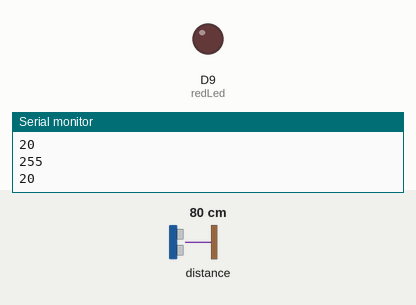
Simulated run of this sketch. Board: Arduino Nano 33 BLE. On the bench: output pins drawn as LEDs (lit = HIGH), the last lines printed to the serial monitor. The test bench sets the inputs (shaded band); at power-on: distance to the obstacle 80 cm.

Above: at 1.2 s.
1.3 s: distance to the obstacle set to 2 cm
At 2.4 s:
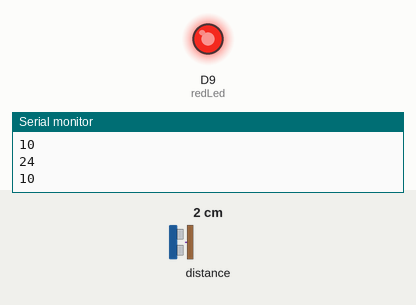
2.8 s: distance to the obstacle set to 9 cm
At 4.0 s:
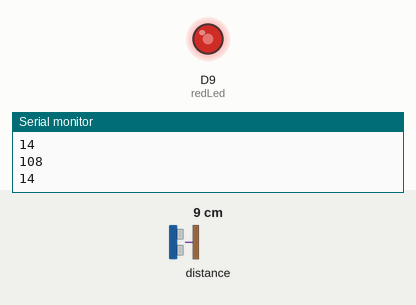
4.3 s: distance to the obstacle set to 18 cm
At 4.6 s:
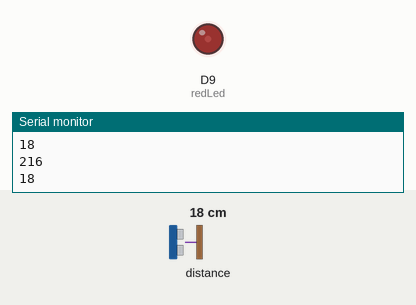
Timing chart, 0 to 7.3 s (numbered marks = the images above; inputs shaded):
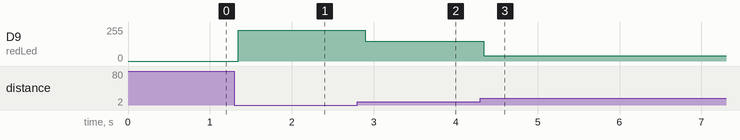

The sketch:

211119_physical_computing_read_proximity.ino
```cpp
#include <Arduino_APDS9960.h>

int redLed = 9;

void setup() {
  pinMode(redLed, OUTPUT);
  Serial.begin(9600);
  while (!Serial);
    if (!APDS.begin()) {
      Serial.println("Error initializing APDS-9960!");
  }
}

void loop() {
  // check if a proximity reading is available
  if (APDS.proximityAvailable()) {
    // read the proximity
    // - 0 => close
    // - 255 => far
    // - -1 => error
    int prm = APDS.readProximity();
    // print value to the Serial Monitor
    Serial.println(prm);
    int distance = map(prm, 0, 255, 10, 20);
    Serial.println(distance);
    if (distance < 10) {
      analogWrite(redLed, 255);
    }
    else if (distance >= 20) {
      analogWrite(redLed, 0);
    }
    else {
      analogWrite(redLed, 255 - prm);
    }
  }

  // wait a bit before reading again
  delay(100);
}
```

Measured:
- after the input at 1.3 s, D9 (redLed): 0/255 → 231/255 after 0.05 s
- after the input at 2.8 s, D9 (redLed): 231/255 → 147/255 after 0.10 s
- after the input at 4.3 s, D9 (redLed): 147/255 → 39/255 at once
